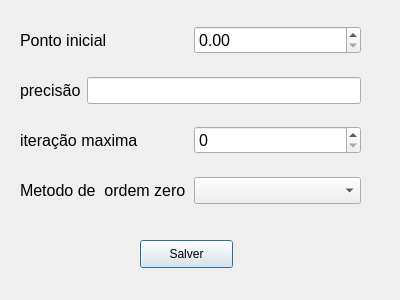
<?xml version="1.0" encoding="UTF-8"?>
<ui version="4.0">
 <class>Dialog</class>
 <widget class="QDialog" name="Dialog">
  <property name="geometry">
   <rect>
    <x>0</x>
    <y>0</y>
    <width>400</width>
    <height>300</height>
   </rect>
  </property>
  <property name="windowTitle">
   <string>Dialog</string>
  </property>
  <widget class="QWidget" name="horizontalLayoutWidget">
   <property name="geometry">
    <rect>
     <x>20</x>
     <y>20</y>
     <width>341</width>
     <height>41</height>
    </rect>
   </property>
   <property name="font">
    <font>
     <pointsize>12</pointsize>
    </font>
   </property>
   <layout class="QHBoxLayout" name="horizontalLayout">
    <item>
     <widget class="QLabel" name="label">
      <property name="font">
       <font>
        <pointsize>12</pointsize>
       </font>
      </property>
      <property name="text">
       <string>Ponto inicial</string>
      </property>
     </widget>
    </item>
    <item>
     <widget class="QDoubleSpinBox" name="doubleSpinBox"/>
    </item>
   </layout>
  </widget>
  <widget class="QWidget" name="horizontalLayoutWidget_2">
   <property name="geometry">
    <rect>
     <x>20</x>
     <y>70</y>
     <width>341</width>
     <height>41</height>
    </rect>
   </property>
   <property name="font">
    <font>
     <pointsize>12</pointsize>
    </font>
   </property>
   <layout class="QHBoxLayout" name="horizontalLayout_3">
    <item>
     <widget class="QLabel" name="label_3">
      <property name="font">
       <font>
        <pointsize>12</pointsize>
       </font>
      </property>
      <property name="text">
       <string>precisão</string>
      </property>
     </widget>
    </item>
    <item>
     <widget class="QLineEdit" name="lineEdit_3">
      <property name="font">
       <font>
        <pointsize>12</pointsize>
       </font>
      </property>
     </widget>
    </item>
   </layout>
  </widget>
  <widget class="QWidget" name="horizontalLayoutWidget_3">
   <property name="geometry">
    <rect>
     <x>20</x>
     <y>120</y>
     <width>341</width>
     <height>41</height>
    </rect>
   </property>
   <property name="font">
    <font>
     <pointsize>12</pointsize>
    </font>
   </property>
   <layout class="QHBoxLayout" name="horizontalLayout_4">
    <item>
     <widget class="QLabel" name="label_4">
      <property name="font">
       <font>
        <pointsize>12</pointsize>
       </font>
      </property>
      <property name="text">
       <string>iteração maxima</string>
      </property>
     </widget>
    </item>
    <item>
     <widget class="QSpinBox" name="spinBox"/>
    </item>
   </layout>
  </widget>
  <widget class="QWidget" name="horizontalLayoutWidget_4">
   <property name="geometry">
    <rect>
     <x>20</x>
     <y>170</y>
     <width>341</width>
     <height>41</height>
    </rect>
   </property>
   <property name="font">
    <font>
     <pointsize>12</pointsize>
    </font>
   </property>
   <layout class="QHBoxLayout" name="horizontalLayout_5">
    <item>
     <widget class="QLabel" name="label_5">
      <property name="font">
       <font>
        <pointsize>12</pointsize>
       </font>
      </property>
      <property name="text">
       <string>Metodo de  ordem zero</string>
      </property>
     </widget>
    </item>
    <item>
     <widget class="QComboBox" name="comboBox"/>
    </item>
   </layout>
  </widget>
  <widget class="QPushButton" name="pushButton">
   <property name="geometry">
    <rect>
     <x>140</x>
     <y>240</y>
     <width>93</width>
     <height>28</height>
    </rect>
   </property>
   <property name="text">
    <string>Salver</string>
   </property>
  </widget>
 </widget>
 <resources/>
 <connections/>
</ui>
